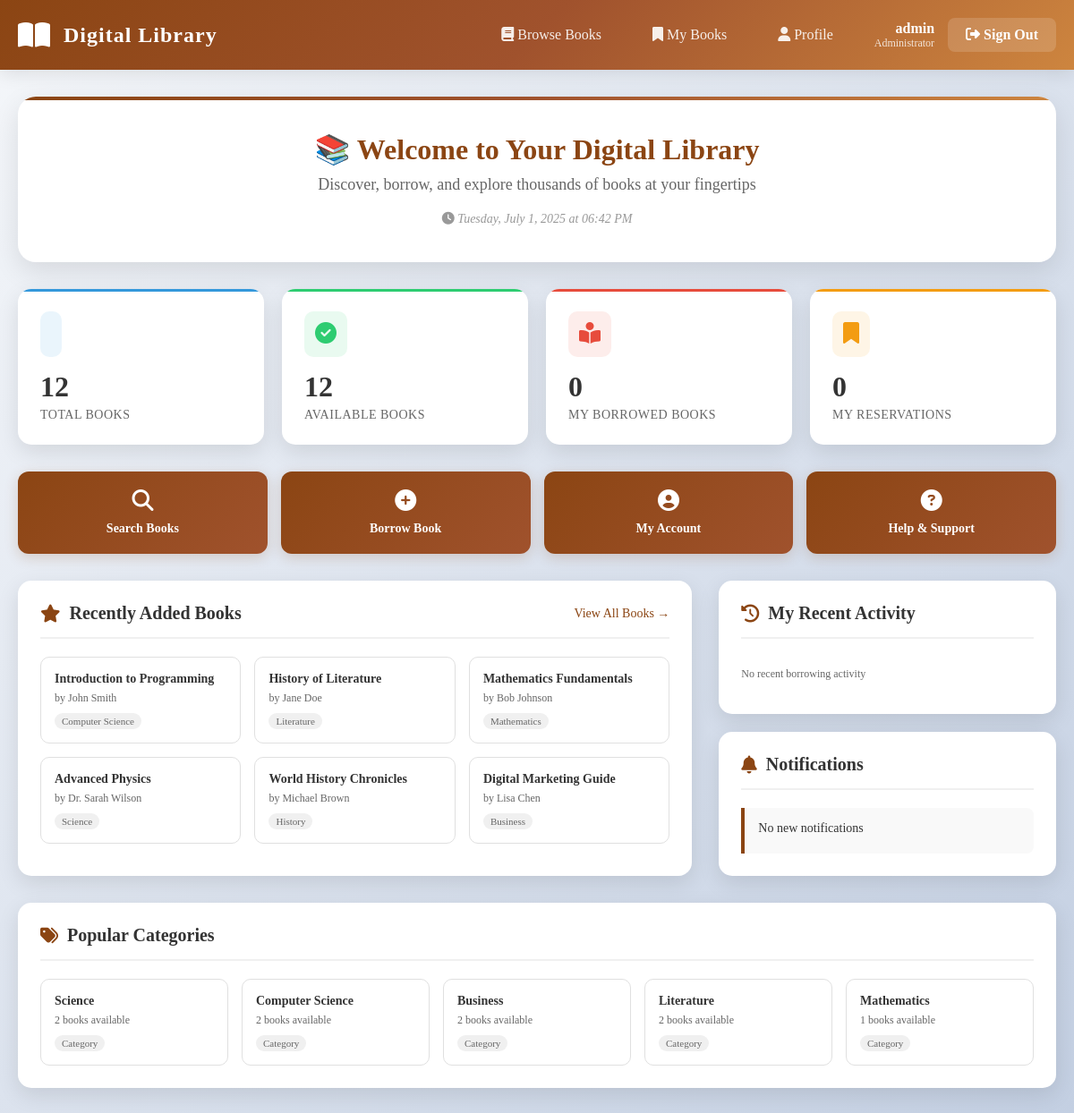
/index.php (signed in), run on the app's committed database.
### tables this page shows
CREATE TABLE `books` (
  `id` int(11) NOT NULL,
  `isbn` varchar(20) DEFAULT NULL,
  `title` varchar(255) NOT NULL,
  `author` varchar(255) NOT NULL,
  `publisher` varchar(255) DEFAULT NULL,
  `publication_year` year(4) DEFAULT NULL,
  `category` varchar(100) DEFAULT NULL,
  `copies_total` int(11) DEFAULT 1,
  `copies_available` int(11) DEFAULT 1,
  `location` varchar(100) DEFAULT NULL,
  `status` enum('available','borrowed','reserved','maintenance') DEFAULT 'available',
  `created_at` timestamp NOT NULL DEFAULT current_timestamp()
);

### index.php (the view, shortened to what this page needs)
<?php
require_once "config.php";
$user_id = $_SESSION["user_id"];
$username = $_SESSION["username"];
$user_role = $_SESSION["role_id"];
$stats = [];
$result = $conn->query("SELECT COUNT(*) as total FROM books");
$stats['total_books'] = $result->fetch_assoc()['total'];
$result = $conn->query("SELECT COUNT(*) as available FROM books WHERE copies_available > 0");
$stats['available_books'] = $result->fetch_assoc()['available'];
$stmt = $conn->prepare("SELECT COUNT(*) as active FROM borrowings WHERE user_id = ? AND status = 'active'");
$stmt->bind_param("i", $user_id);
$stmt->execute();
$stats['my_borrowings'] = $stmt->get_result()->fetch_assoc()['active'];
$stmt = $conn->prepare("SELECT COUNT(*) as active FROM reservations WHERE user_id = ? AND status = 'active'");
$stmt->bind_param("i", $user_id);
$stmt->execute();
$stats['my_reservations'] = $stmt->get_result()->fetch_assoc()['active'];
$recent_books = $conn->query("SELECT * FROM books ORDER BY created_at DESC LIMIT 6");
$stmt = $conn->prepare("
    SELECT b.title, b.author, br.borrow_date, br.due_date, br.status
    FROM borrowings br
    JOIN books b ON br.book_id = b.id
    WHERE br.user_id = ?
    ORDER BY br.borrow_date DESC
    LIMIT 5
");
$stmt->bind_param("i", $user_id);
$stmt->execute();
$recent_borrowings = $stmt->get_result();
$popular_categories = $conn->query("
    SELECT category, COUNT(*) as count
    FROM books
    WHERE category IS NOT NULL
    GROUP BY category
    ORDER BY count DESC
    LIMIT 5
");
$stmt = $conn->prepare("
    SELECT * FROM notifications
    WHERE user_id = ? AND is_read = FALSE
    ORDER BY created_at DESC
    LIMIT 5
");
$stmt->bind_param("i", $user_id);
$stmt->execute();
$notifications = $stmt->get_result();
?>
<!DOCTYPE html>
<html lang="en">
<head>
    <link rel="stylesheet" href="https://cdnjs.cloudflare.com/ajax/libs/font-awesome/6.4.0/css/all.min.css">
</head>
<body>
    <header class="header">
        <div class="header-content">
            <div class="logo">
                <i class="fas fa-book-open"></i>
                <h1>Digital Library</h1>
            </div>
            <nav class="header-nav">
                <div class="nav-links">
                    <a href="#books"><i class="fas fa-book"></i> Browse Books</a>
                    <a href="#borrowings"><i class="fas fa-bookmark"></i> My Books</a>
                    <a href="#profile"><i class="fas fa-user"></i> Profile</a>
                </div>
                <div class="user-menu">
                    <div class="user-info">
                        <div class="user-name"><?php echo htmlspecialchars($username); ?></div>
                        <div class="user-role">
                            <?php
                            $role_names = [1 => 'Administrator', 2 => 'Librarian', 3 => 'Patron'];
                            echo $role_names[$user_role] ?? 'User';
                            ?>
                        </div>
                    </div>
                    <a href="logout.php" class="logout-btn">
                        <i class="fas fa-sign-out-alt"></i> Sign Out
                    </a>
                </div>
            </nav>
        </div>
    </header>
    <div class="main-container">
        <section class="welcome-section">
            <h1 class="welcome-title">📚 Welcome to Your Digital Library</h1>
            <p class="welcome-subtitle">Discover, borrow, and explore thousands of books at your fingertips</p>
            <div class="current-time">
                <i class="fas fa-clock"></i>
                <span id="current-time"></span>
            </div>
        </section>
        <div class="stats-grid">
            <div class="stat-card books" style="--card-color-rgb: 52, 152, 219;">
                <div class="stat-header">
                    <div class="stat-icon">
                    </div>
                </div>
                <div class="stat-number"><?php echo number_format($stats['total_books']); ?></div>
                <div class="stat-label">Total Books</div>
            </div>
            <div class="stat-card available" style="--card-color-rgb: 46, 204, 113;">
                <div class="stat-header">
                    <div class="stat-icon">
                        <i class="fas fa-check-circle"></i>
                    </div>
                </div>
                <div class="stat-number"><?php echo number_format($stats['available_books']); ?></div>
                <div class="stat-label">Available Books</div>
            </div>
            <div class="stat-card borrowed" style="--card-color-rgb: 231, 76, 60;">
                <div class="stat-header">
                    <div class="stat-icon">
                        <i class="fas fa-book-reader"></i>
                    </div>
                </div>
                <div class="stat-number"><?php echo number_format($stats['my_borrowings']); ?></div>
                <div class="stat-label">My Borrowed Books</div>
            </div>
            <div class="stat-card reserved" style="--card-color-rgb: 243, 156, 18;">
                <div class="stat-header">
                    <div class="stat-icon">
                        <i class="fas fa-bookmark"></i>
                    </div>
                </div>
                <div class="stat-number"><?php echo number_format($stats['my_reservations']); ?></div>
                <div class="stat-label">My Reservations</div>
            </div>
        </div>
        <div class="quick-actions">
            <a href="#search-books" class="action-btn">
                <i class="fas fa-search"></i>
                <span>Search Books</span>
            </a>
            <a href="#borrow-book" class="action-btn">
                <i class="fas fa-plus-circle"></i>
                <span>Borrow Book</span>
            </a>
            <a href="#my-account" class="action-btn">
                <i class="fas fa-user-circle"></i>
                <span>My Account</span>
            </a>
            <a href="#help" class="action-btn">
                <i class="fas fa-question-circle"></i>
                <span>Help & Support</span>
            </a>
        </div>
        <div class="dashboard-grid">
            <div class="section-card">
                <div class="section-header">
                    <h2 class="section-title">
                        <i class="fas fa-star"></i>
                        Recently Added Books
                    </h2>
                    <a href="#all-books" class="view-all-btn">View All Books →</a>
                </div>
                <div class="books-grid">
                    <?php while($book = $recent_books->fetch_assoc()): ?>
                    <div class="book-card">
                        <div class="book-title"><?php echo htmlspecialchars($book['title']); ?></div>
                        <div class="book-author">by <?php echo htmlspecialchars($book['author']); ?></div>
                        <div class="book-category"><?php echo htmlspecialchars($book['category'] ?? 'General'); ?></div>
                    </div>
                    <?php endwhile; ?>
                </div>
            </div>
            <div>
                <div class="section-card" style="margin-bottom: 20px;">
                    <div class="section-header">
                        <h2 class="section-title">
                            <i class="fas fa-history"></i>
                            My Recent Activity
                        </h2>
                    </div>
                    <ul class="activity-list">
                        <?php if($recent_borrowings->num_rows > 0): ?>
                            <?php while($borrowing = $recent_borrowings->fetch_assoc()): ?>
                            <li class="activity-item">
                                <div class="activity-info">
                                    <h4><?php echo htmlspecialchars($borrowing['title']); ?></h4>
                                    <p>by <?php echo htmlspecialchars($borrowing['author']); ?></p>
                                    <div class="activity-date">
                                        Borrowed: <?php echo date('M j, Y', strtotime($borrowing['borrow_date'])); ?>
                                    </div>
                                </div>
                                <span class="status-badge status-<?php echo $borrowing['status']; ?>">
                                    <?php echo ucfirst($borrowing['status']); ?>
                                </span>
                            </li>
                            <?php endwhile; ?>
                        <?php else: ?>
                            <li class="activity-item">
                                <div class="activity-info">
                                    <p>No recent borrowing activity</p>
                                </div>
                            </li>
                        <?php endif; ?>
                    </ul>
                </div>
                <div class="section-card">
                    <div class="section-header">
                        <h2 class="section-title">
                            <i class="fas fa-bell"></i>
                            Notifications
                        </h2>
                    </div>
                    <?php if($notifications->num_rows > 0): ?>
                        <?php while($notification = $notifications->fetch_assoc()): ?>
                        <div class="notification-item">
                            <div class="notification-message">
                                <?php echo htmlspecialchars($notification['message']); ?>
                            </div>
                            <div class="notification-time">
                                <?php echo date('M j, Y g:i A', strtotime($notification['created_at'])); ?>
                            </div>
                        </div>
                        <?php endwhile; ?>
                    <?php else: ?>
                        <div class="notification-item">
                            <div class="notification-message">No new notifications</div>
                        </div>
                    <?php endif; ?>
                </div>
            </div>
        </div>
        <div class="section-card">
            <div class="section-header">
                <h2 class="section-title">
                    <i class="fas fa-tags"></i>
                    Popular Categories
                </h2>
            </div>
            <div class="books-grid">
                <?php while($category = $popular_categories->fetch_assoc()): ?>
                <div class="book-card">
                    <div class="book-title"><?php echo htmlspecialchars($category['category']); ?></div>
                    <div class="book-author"><?php echo $category['count']; ?> books available</div>
                    <div class="book-category">Category</div>
                </div>
                <?php endwhile; ?>
            </div>
        </div>
    </div>
</body>
</html>

### data on the page
books: title "Introduction to Programming", author "John Smith", category "Computer Science"
books: title "History of Literature", author "Jane Doe", category "Literature"
books: title "Mathematics Fundamentals", author "Bob Johnson", category "Mathematics"
books: title "Advanced Physics", author "Dr. Sarah Wilson", category "Science"
books: title "World History Chronicles", author "Michael Brown", category "History"
books: title "Digital Marketing Guide", author "Lisa Chen", category "Business"

### other printed values
$username "admin"
$role_names[$user_role] "Administrator"
$stats['total_books'] "12"
$stats['available_books'] "12"
$stats['my_borrowings'] "0"
$stats['my_reservations'] "0"
$category['category'] "Science"
$category['count'] "2"
$category['category'] "Computer Science"
$category['category'] "Business"
$category['category'] "Literature"
$category['category'] "Mathematics"
$category['count'] "1"
